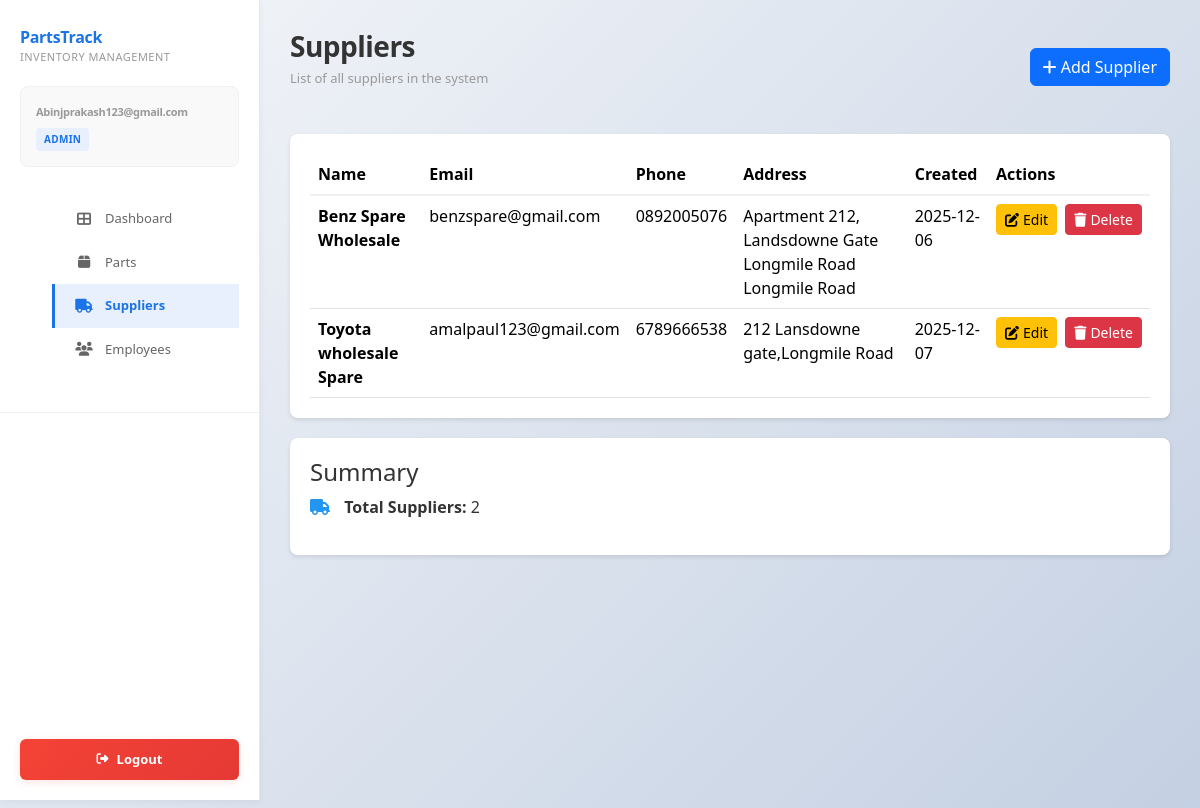
The app's page /sales/ (signed in), older data.
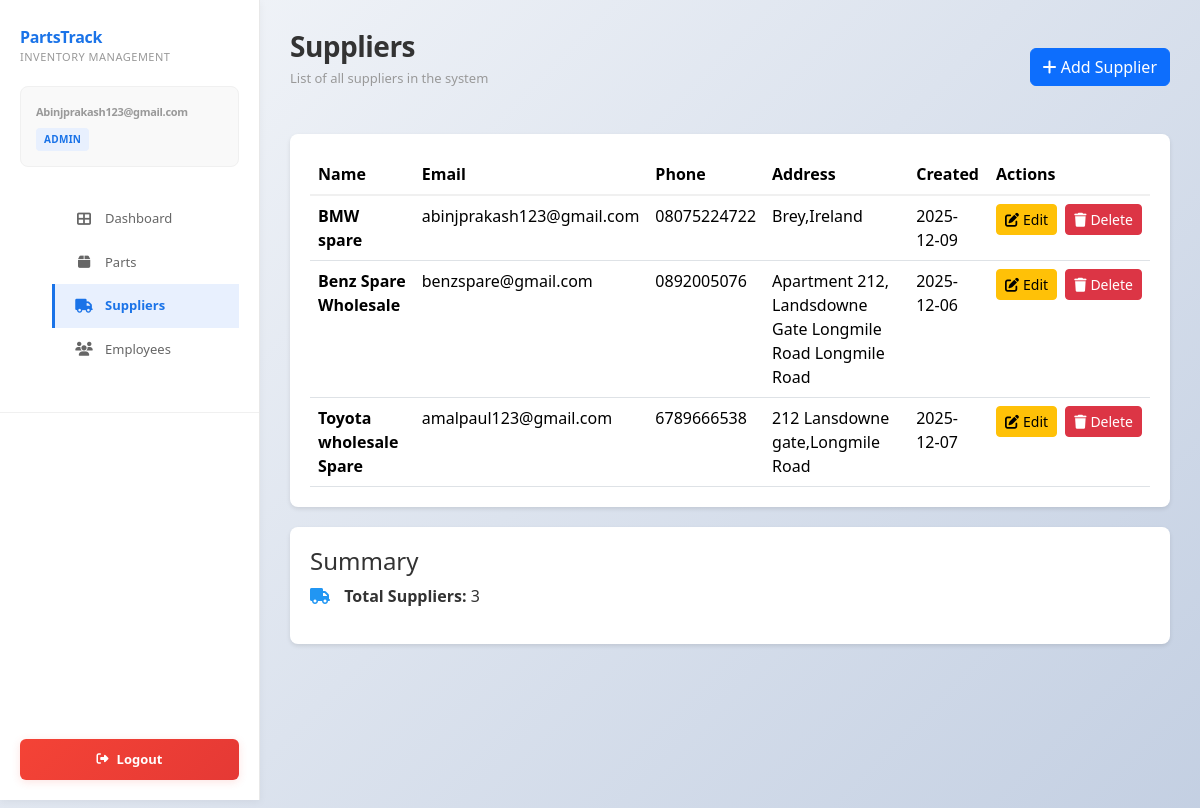
The same page, newer data.
### inventory/models.py (models this page shows, shortened)
class Supplier(models.Model):
    name = models.CharField(max_length=200)
    email = models.EmailField(blank=True)
    phone = models.CharField(max_length=20, blank=True)
    address = models.TextField(blank=True)
    created_at = models.DateTimeField(auto_now_add=True)

### inventory/views.py (the view)
# urls.py: path("sales/", views.sales_list, name="sales_list"),
@login_required(login_url="login")
@require_GET
def sales_list(request):
    if not (request.user.is_staff or request.user.is_superuser):
        return redirect("employee_dashboard")
    suppliers = Supplier.objects.all().order_by("name")
    total_suppliers = suppliers.count()
    context = {
        "suppliers": suppliers,
        "user_role": "admin",
        "total_suppliers": total_suppliers,
    }
    return render(request, "inventory/sales_list.html", context)

### inventory/templates/inventory/sales_list.html (shortened to what this page needs)
<!DOCTYPE html>
<html lang="en">
<head>
    {% load static %}
    <link rel="stylesheet" href="https://cdn.jsdelivr.net/npm/bootstrap@5.3.2/dist/css/bootstrap.min.css">
    <link rel="stylesheet" href="https://cdnjs.cloudflare.com/ajax/libs/font-awesome/6.4.0/css/all.min.css">
    <link rel="stylesheet" href="{% static 'css/dashboard.css' %}">
</head>
<body>
<div class="main-container">
    <aside class="sidebar">
        <div class="sidebar-header">
            <div class="sidebar-brand">PartsTrack</</div>
            <div class="sidebar-subtitle">Inventory Management</div>
            <div class="user-profile">
                <div class="user-email">{{ user.email }}</div>
                <span class="user-role-badge">{{ user_role }}</span>
            </div>
        </div>
        <ul class="sidebar-menu">
            <li><a href="{% url 'dashboard' %}"><i class="fas fa-th-large"></i> Dashboard</a></li>
            <li><a href="{% url 'spare_parts_list' %}"><i class="fas fa-box"></i> Parts</a></li>
            <li><a href="{% url 'sales_list' %}" class="active"><i class="fas fa-truck"></i> Suppliers</a></li>
            <li><a href="{% url 'employees_list' %}"><i class="fas fa-users"></i> Employees</a></li>
        </ul>
        <button class="logout-btn" onclick="window.location.href='{% url 'logout' %}'">
            <i class="fas fa-sign-out-alt"></i> Logout
        </button>
    </aside>
    <main class="main-content">
        <div class="page-header d-flex justify-content-between align-items-center">
            <div>
                <h1 class="page-title">Suppliers</h1>
                <p class="page-subtitle">List of all suppliers in the system</p>
            </div>
            <div>
                <a href="{% url 'add_supplier' %}" class="btn btn-primary">
                    <i class="fas fa-plus"></i> Add Supplier
                </a>
            </div>
        </div>
        <div class="table-responsive" style="background:white;border-radius:8px;padding:20px;box-shadow:0 2px 4px rgba(0,0,0,.1);">
            <table class="table table-hover mb-0">
                <thead>
                    <tr style="border-bottom:2px solid #f0f0f0;">
                        <th>Name</th>
                        <th>Email</th>
                        <th>Phone</th>
                        <th>Address</th>
                        <th>Created</th>
                        <th>Actions</th>
                    </tr>
                </thead>
                <tbody>
                    {% if suppliers %}
                        {% for supplier in suppliers %}
                        <tr>
                            <td><strong>{{ supplier.name }}</strong></td>
                            <td>{{ supplier.email|default:"—" }}</td>
                            <td>{{ supplier.phone|default:"—" }}</td>
                            <td>{{ supplier.address|default:"—" }}</td>
                            <td>{{ supplier.created_at|date:"Y-m-d" }}</td>
                            <td>
                                <div class="d-flex gap-2">
                                    <a href="{% url 'edit_supplier' supplier.id %}"
                                       class="btn btn-sm btn-warning d-inline-flex align-items-center">
                                        <i class="fas fa-edit me-1"></i> Edit
                                    </a>
                                    <a href="{% url 'delete_supplier' supplier.id %}"
                                       class="btn btn-sm btn-danger d-inline-flex align-items-center">
                                        <i class="fas fa-trash me-1"></i> Delete
                                    </a>
                                </div>
                            </td>
                        </tr>
                        {% endfor %}
                    {% endif %}
                </tbody>
            </table>
        </div>
        <div style="margin-top:20px;background:white;padding:20px;border-radius:8px;box-shadow:0 2px 4px rgba(0,0,0,.1);">
            <h4>Summary</h4>
            <p>
                <i class="fas fa-truck" style="color:#2196f3;margin-right:10px;"></i>
                <strong>Total Suppliers:</strong> {{ total_suppliers }}
            </p>
        </div>
    </main>
</div>
</body>
</html>

### inventory/static/css/dashboard.css (style rules this page uses)
* { margin: 0; padding: 0; box-sizing: border-box; }
html { scroll-behavior: smooth; }
body { font-family: 'Segoe UI', Tahoma, Geneva, Verdana, sans-serif; background: linear-gradient(135deg, #f5f7fa 0%, #c3cfe2 100%); background-attachment: fixed; min-height: 100vh; padding-bottom: 40px; color: #333; }
.main-container { display: flex; min-height: 100vh; }
.sidebar { width: 260px; background: #fff; border-right: 1px solid #e8e8e8; padding: 25px 0; position: fixed; height: 100vh; overflow-y: auto; box-shadow: 0 2px 8px rgba(0, 0, 0, 0.05); z-index: 1000; transition: all 0.3s ease; }
.sidebar-header { padding: 0 20px 25px; border-bottom: 1px solid #f0f0f0; }
.sidebar-brand { font-size: 16px; font-weight: 700; color: #1a73e8; margin-bottom: 5px; letter-spacing: -0.3px; }
.sidebar-subtitle { font-size: 11px; color: #999; text-transform: uppercase; letter-spacing: 0.5px; font-weight: 500; }
.user-profile { background: #f9f9f9; padding: 15px; border-radius: 8px; margin-top: 20px; font-size: 12px; border: 1px solid #f0f0f0; }
.user-profile .user-email { color: #999; font-size: 11px; margin-bottom: 8px; word-break: break-word; }
.user-role-badge { display: inline-block; background: #e8f0fe; color: #1a73e8; padding: 4px 8px; border-radius: 4px; font-size: 10px; font-weight: 600; text-transform: uppercase; letter-spacing: 0.3px; }
.sidebar-menu { list-style: none; margin-top: 30px; }
.sidebar-menu li { margin-bottom: 0; }
.sidebar-menu a { color: #666; text-decoration: none; display: flex; align-items: center; gap: 12px; padding: 12px 20px; font-size: 13px; transition: all 0.3s ease; border-left: 3px solid transparent; font-weight: 500; }
.sidebar-menu a.active { background: #e8f0fe; color: #1a73e8; border-left-color: #1a73e8; font-weight: 600; }
.sidebar-menu i { width: 18px; text-align: center; font-size: 14px; }
.logout-btn { position: absolute; bottom: 20px; left: 20px; right: 20px; background: linear-gradient(135deg, #f44336 0%, #e53935 100%); color: #fff; border: none; padding: 11px 16px; border-radius: 6px; font-weight: 600; cursor: pointer; transition: all 0.3s ease; display: flex; align-items: center; justify-content: center; gap: 8px; font-size: 13px; box-shadow: 0 2px 8px rgba(244, 67, 54, 0.15); }
.logout-btn i { font-size: 12px; }
.main-content { flex: 1; margin-left: 260px; padding: 30px; animation: slideIn 0.3s ease; }
.page-header { margin-bottom: 30px; }
.page-title { font-size: 28px; font-weight: 700; color: #333; margin-bottom: 5px; letter-spacing: -0.5px; }
.page-subtitle { font-size: 13px; color: #999; font-weight: 500; }
html { touch-action: manipulation; }
body { min-width: 320px; zoom: 100%; -webkit-text-size-adjust: 100%; -moz-text-size-adjust: 100%; -ms-text-size-adjust: 100%; text-size-adjust: 100%; }
.sidebar { zoom: 1; transform: translateZ(0); }
.main-content { zoom: 1; transform: translateZ(0); }

Row changes from the older to the newer data that the page shows:
added Supplier: name "BMW spare", email "abinjprakash123@gmail.com", phone "08075224722", address "Brey,Ireland", created_at "2025-12-09"
Text that changed along with them:
{{ total_suppliers }}: "2" → "3"
